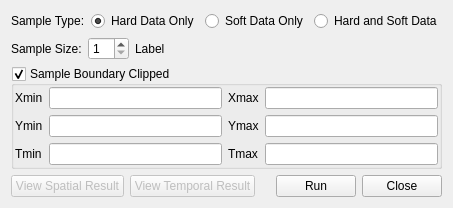
<?xml version="1.0" encoding="UTF-8"?>
<ui version="4.0">
 <class>CrossValidationDlg</class>
 <widget class="QDialog" name="CrossValidationDlg">
  <property name="geometry">
   <rect>
    <x>0</x>
    <y>0</y>
    <width>423</width>
    <height>195</height>
   </rect>
  </property>
  <property name="windowTitle">
   <string>Cross Validation Dialog</string>
  </property>
  <layout class="QVBoxLayout" name="verticalLayout">
   <item>
    <layout class="QHBoxLayout" name="horizontalLayout_4">
     <item>
      <widget class="QLabel" name="label_9">
       <property name="text">
        <string>Sample Type:</string>
       </property>
      </widget>
     </item>
     <item>
      <layout class="QHBoxLayout" name="horizontalLayout">
       <item>
        <widget class="QRadioButton" name="radioButton_hard">
         <property name="text">
          <string>Hard Data Only</string>
         </property>
         <property name="checked">
          <bool>true</bool>
         </property>
         <attribute name="buttonGroup">
          <string notr="true">buttonGroup</string>
         </attribute>
        </widget>
       </item>
       <item>
        <widget class="QRadioButton" name="radioButton_soft">
         <property name="text">
          <string>Soft Data Only</string>
         </property>
         <attribute name="buttonGroup">
          <string notr="true">buttonGroup</string>
         </attribute>
        </widget>
       </item>
       <item>
        <widget class="QRadioButton" name="radioButton_both">
         <property name="text">
          <string>Hard and Soft Data</string>
         </property>
         <attribute name="buttonGroup">
          <string notr="true">buttonGroup</string>
         </attribute>
        </widget>
       </item>
      </layout>
     </item>
     <item>
      <spacer name="horizontalSpacer_3">
       <property name="orientation">
        <enum>Qt::Horizontal</enum>
       </property>
       <property name="sizeHint" stdset="0">
        <size>
         <width>40</width>
         <height>20</height>
        </size>
       </property>
      </spacer>
     </item>
    </layout>
   </item>
   <item>
    <layout class="QHBoxLayout" name="horizontalLayout_2">
     <item>
      <layout class="QVBoxLayout" name="verticalLayout_2">
       <item>
        <widget class="QLabel" name="label">
         <property name="text">
          <string>Sample Size:</string>
         </property>
        </widget>
       </item>
      </layout>
     </item>
     <item>
      <widget class="QSpinBox" name="spinBox">
       <property name="minimum">
        <number>1</number>
       </property>
       <property name="maximum">
        <number>99</number>
       </property>
      </widget>
     </item>
     <item>
      <widget class="QLabel" name="label_n">
       <property name="text">
        <string>Label</string>
       </property>
      </widget>
     </item>
     <item>
      <spacer name="horizontalSpacer_2">
       <property name="orientation">
        <enum>Qt::Horizontal</enum>
       </property>
       <property name="sizeHint" stdset="0">
        <size>
         <width>40</width>
         <height>20</height>
        </size>
       </property>
      </spacer>
     </item>
    </layout>
   </item>
   <item>
    <widget class="QGroupBox" name="groupBox_boundary">
     <property name="enabled">
      <bool>true</bool>
     </property>
     <property name="font">
      <font>
       <kerning>true</kerning>
      </font>
     </property>
     <property name="title">
      <string>Sample Boundary Clipped</string>
     </property>
     <property name="flat">
      <bool>false</bool>
     </property>
     <property name="checkable">
      <bool>true</bool>
     </property>
     <property name="checked">
      <bool>true</bool>
     </property>
     <layout class="QGridLayout" name="gridLayout">
      <property name="margin">
       <number>1</number>
      </property>
      <item row="2" column="3">
       <widget class="QLabel" name="label_5">
        <property name="enabled">
         <bool>true</bool>
        </property>
        <property name="text">
         <string>Tmax</string>
        </property>
       </widget>
      </item>
      <item row="2" column="0">
       <widget class="QLabel" name="label_4">
        <property name="enabled">
         <bool>true</bool>
        </property>
        <property name="text">
         <string>Tmin</string>
        </property>
       </widget>
      </item>
      <item row="1" column="4">
       <widget class="QLineEdit" name="lineEdit_ymax">
        <property name="enabled">
         <bool>true</bool>
        </property>
       </widget>
      </item>
      <item row="1" column="0">
       <widget class="QLabel" name="label_3">
        <property name="enabled">
         <bool>true</bool>
        </property>
        <property name="text">
         <string>Ymin</string>
        </property>
       </widget>
      </item>
      <item row="0" column="3">
       <widget class="QLabel" name="label_7">
        <property name="enabled">
         <bool>true</bool>
        </property>
        <property name="text">
         <string>Xmax</string>
        </property>
       </widget>
      </item>
      <item row="0" column="1">
       <widget class="QLineEdit" name="lineEdit_xmin">
        <property name="enabled">
         <bool>true</bool>
        </property>
        <property name="text">
         <string/>
        </property>
        <property name="echoMode">
         <enum>QLineEdit::Normal</enum>
        </property>
       </widget>
      </item>
      <item row="1" column="3">
       <widget class="QLabel" name="label_6">
        <property name="enabled">
         <bool>true</bool>
        </property>
        <property name="text">
         <string>Ymax</string>
        </property>
       </widget>
      </item>
      <item row="1" column="1">
       <widget class="QLineEdit" name="lineEdit_ymin">
        <property name="enabled">
         <bool>true</bool>
        </property>
       </widget>
      </item>
      <item row="0" column="0">
       <widget class="QLabel" name="label_2">
        <property name="enabled">
         <bool>true</bool>
        </property>
        <property name="text">
         <string>Xmin</string>
        </property>
       </widget>
      </item>
      <item row="0" column="4">
       <widget class="QLineEdit" name="lineEdit_xmax">
        <property name="enabled">
         <bool>true</bool>
        </property>
       </widget>
      </item>
      <item row="2" column="4">
       <widget class="QLineEdit" name="lineEdit_tmax">
        <property name="enabled">
         <bool>true</bool>
        </property>
       </widget>
      </item>
      <item row="2" column="1">
       <widget class="QLineEdit" name="lineEdit_tmin">
        <property name="enabled">
         <bool>true</bool>
        </property>
       </widget>
      </item>
     </layout>
    </widget>
   </item>
   <item>
    <layout class="QHBoxLayout" name="horizontalLayout_3">
     <item>
      <widget class="QPushButton" name="pushButton_spatial_result">
       <property name="enabled">
        <bool>false</bool>
       </property>
       <property name="text">
        <string>View Spatial Result</string>
       </property>
      </widget>
     </item>
     <item>
      <widget class="QPushButton" name="pushButton_temporal_result">
       <property name="enabled">
        <bool>false</bool>
       </property>
       <property name="text">
        <string>View Temporal Result</string>
       </property>
      </widget>
     </item>
     <item>
      <spacer name="horizontalSpacer">
       <property name="orientation">
        <enum>Qt::Horizontal</enum>
       </property>
       <property name="sizeHint" stdset="0">
        <size>
         <width>40</width>
         <height>20</height>
        </size>
       </property>
      </spacer>
     </item>
     <item>
      <widget class="QPushButton" name="pushButton_run">
       <property name="text">
        <string>Run</string>
       </property>
      </widget>
     </item>
     <item>
      <widget class="QPushButton" name="pushButton_cancel">
       <property name="text">
        <string>Close</string>
       </property>
      </widget>
     </item>
    </layout>
   </item>
  </layout>
 </widget>
 <resources/>
 <connections/>
 <buttongroups>
  <buttongroup name="buttonGroup"/>
 </buttongroups>
</ui>
